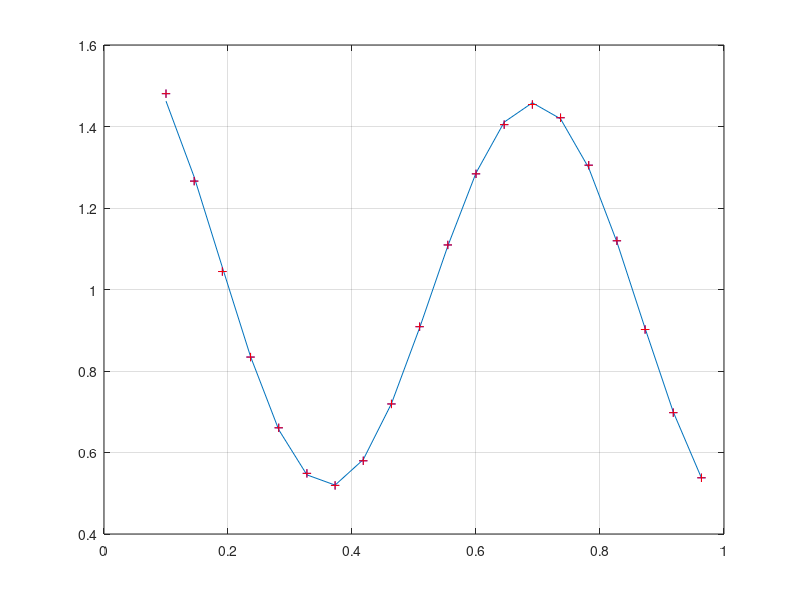

MATLAB code to generate this figure:
close all
clear
clc
% 1. Duomenu paruosimas
x1 = [0.1:1/22:1];
x2 = [0.1:1/22:1];
d =  (1 + 0.6*cos(2*pi*x1/0.7)) + 0.3*sin(2*pi*x2)./2;
figure(1), plot(x1, d), grid on;

% 2. Pasirinkti struktūrą
% pirmo (paslėptojo) sluoksnio ryšių svoriai
w11_1 = randn(1);
w12_1 = randn(1);
w13_1 = randn(1);
w14_1 = randn(1);
w21_1 = randn(1);
w22_1 = randn(1);
w23_1 = randn(1);
w24_1 = randn(1);
b1_1 = randn(1);
b2_1 = randn(1);
b3_1 = randn(1);
b4_1 = randn(1);
% antro sluoksnio(išėjimo) ryšių svoriai
w11_2 = randn(1);
w12_2 = randn(1);
w13_2 = randn(1);
w14_2 = randn(1);
b1_2 = randn(1);

% 3. Skaičiuojamas tinklo atsakas
lr = 0.5;
for ind_n = 1:10000;
for indx = 1:length(x1)
    % pirmojo sluoksnio atsakas
    v1_1 = x1(indx)* w11_1 + x2(indx)*w21_1 + b1_1;
    v2_1 = x1(indx)* w12_1 + x2(indx)*w22_1 + b2_1;
    v3_1 = x1(indx)* w13_1 + x2(indx)*w23_1 + b3_1;
    v4_1 = x1(indx)* w14_1 + x2(indx)*w24_1 + b4_1;
    % aktyvavimo f-jos pritaikymas
    y1_1 = 1/(1+exp(-v1_1));
    y2_1 = 1/(1+exp(-v2_1));
    y3_1 = 1/(1+exp(-v3_1));
    y4_1 = 1/(1+exp(-v4_1));
    % antro sluoksnio atsakas
    v1_2 = y1_1*w11_2 + y2_1*w12_2 + y3_1*w13_2 + y4_1*w14_2 + b1_2;
    % aktyvavimo f-jos pritaikymas išėjimui
    y = v1_2;
    % apsskaičiuojama klaida
    e = d(indx) - y;
    
    % 4. Ryšių svorių atnaujinimas
    % skaičiuojamas klaidos gradientas išėjimo sluoksnio neuronui
    delta1_2 = (1-(tanh(v1_2))^2)*e;
    % skaičiuojamas klaidos gradientas paslepto sluoksnio neuronams
    delta1_1 = y1_1*(1 - y1_1)*delta1_2*w11_2;
    delta2_1 = y2_1*(1 - y2_1)*delta1_2*w12_2;
    delta3_1 = y3_1*(1 - y3_1)*delta1_2*w13_2;
    delta4_1 = y4_1*(1 - y4_1)*delta1_2*w14_2;
   % atnaujinami išėjimo sluoksnio svoriai
    w11_2 = w11_2 + lr*delta1_2.*y1_1;
    w12_2 = w12_2 + lr*delta1_2.*y2_1;
    w13_2 = w13_2 + lr*delta1_2.*y3_1;
    w14_2 = w14_2 + lr*delta1_2.*y4_1;
    b1_2 = b1_2 + lr*delta1_2;
   % atnaujinami paslėpto sluoksnio svoriai
   w11_1 = w11_1 + lr*delta1_1*x1(indx);
   w12_1 = w12_1 + lr*delta2_1*x1(indx);
   w13_1 = w13_1 + lr*delta3_1*x1(indx);
   w14_1 = w14_1 + lr*delta4_1*x1(indx);
   w21_1 = w21_1 + lr*delta1_1*x2(indx);
   w22_1 = w22_1 + lr*delta2_1*x2(indx);
   w23_1 = w22_1 + lr*delta3_1*x2(indx);
   w24_1 = w24_1 + lr*delta4_1*x2(indx);
   b1_1 = b1_1 + lr*delta1_1;
   b2_1 = b2_1 + lr*delta2_1;
   b3_1 = b3_1 + lr*delta3_1;
   b4_1 = b4_1 + lr*delta4_1;  
end
end

% Sistemos patikrinimas
Y = zeros(1, length(d));
for indx = 1:length(x1)
    % pirmojo sluoksnio atsakas
    v1_1 = x1(indx)* w11_1 + x2(indx)*w21_1 + b1_1;
    v2_1 = x1(indx)* w12_1 + x2(indx)*w22_1 + b2_1;
    v3_1 = x1(indx)* w13_1 + x2(indx)*w23_1 + b3_1;
    v4_1 = x1(indx)* w14_1 + x2(indx)*w24_1 + b4_1;
    % aktyvavimo f-jos pritaikymas
    y1_1 = 1/(1+exp(-v1_1));
    y2_1 = 1/(1+exp(-v2_1));
    y3_1 = 1/(1+exp(-v3_1));
    y4_1 = 1/(1+exp(-v4_1));
    % antro sluoksnio atsakas
    v1_2 = y1_1*w11_2 + y2_1*w12_2 + y3_1*w13_2 + y4_1*w14_2 + b1_2;
    % aktyvavimo f-jos pritaikymas išėjimui
    y = v1_2;
    Y(indx) = y;
end
hold on
plot(x1, Y, 'b+'),plot(x2, Y, 'r+')
hold off
